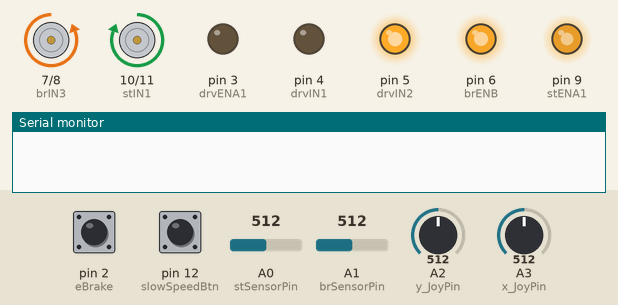
This sketch was run on a simulated Arduino Uno, built with avr-gcc and run on an emulated ATmega328P. Shown: motor-driver pin pairs drawn as motors (green arrow = first pin HIGH = forward, orange = second pin HIGH = backward, longer = more drive), output pins drawn as LEDs (lit = HIGH), the last lines printed to the serial monitor. The inputs (shaded band) are chosen by the test bench; at power-on: A0 (stSensorPin) = 512, A3 (x_JoyPin) = 512, pin 2 (eBrake) HIGH, A2 (y_JoyPin) = 512, pin 12 (slowSpeedBtn) HIGH, A1 (brSensorPin) = 512.

Above: at 1.2 s.
1.3 s: A0 (stSensorPin) set to 493
At 2.5 s:
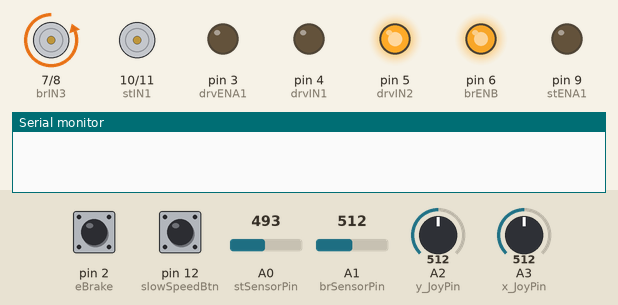
2.8 s: A3 (x_JoyPin) set to 687
4.5 s: A3 (x_JoyPin) set to 715
At 5.0 s:
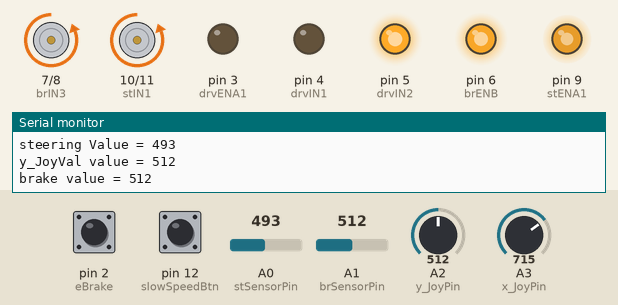
6.0 s: pin 2 (eBrake) pulled LOW for 0.15 s
At 6.07 s:
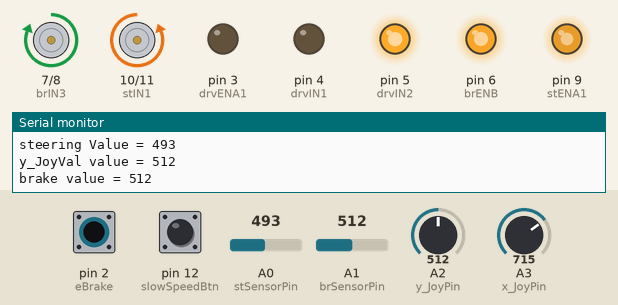
7.6 s: A2 (y_JoyPin) set to 686
9.1 s: A2 (y_JoyPin) set to 710
At 9.8 s:
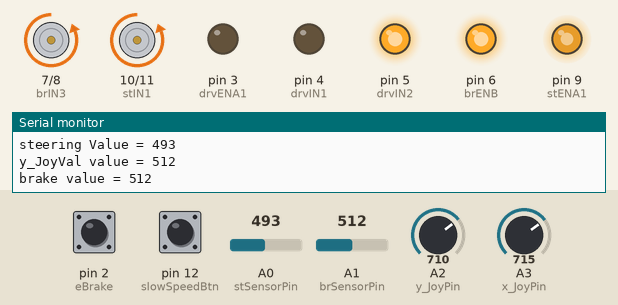
Timing chart, 0 to 11.6 s (numbered marks = the images above; inputs shaded):
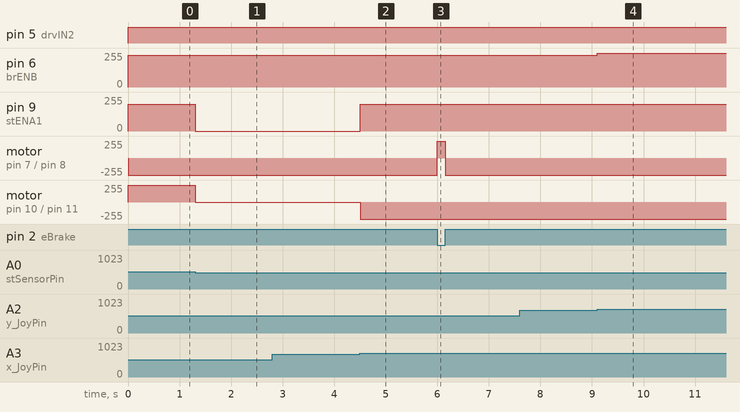

The sketch:

Ellas_Final_Version_Jan-31-2021.ino
```cpp
/*** NEW DEFINES FOR HIGH/LOW SPEED AND STEERING LIMIT ***/

#define STEERING_OFFSET 300  //make this 0 if not offsets will be used
#define SLOWSPEED  1.5      //this value is the divisor for the calculation of slow speed  speed=speed/SLOWSPEED eq. is located in MainDriveActuator()

#define DEBUG 1
#define CALIBRATION 0

#define STMIN 300
#define STMAX 700
#define DRVMIN 700
#define BRMAX 400

int brMoveToLimit(int);            //this function is used to calibrate the brake min & max values
void brDriveActuator(int, int);    //this function is used to drive the brake actuator to the setpoint
int stMoveToLimit(int);            //this function is used to calibrate the steering min and max values
void stDriveActuator(int, int);    //this function is used to control the steering actuator to the setpoint

void MainDriveActuator(int, int); //this function is used to control main drive motor
void YjoystickCalibration(void);
void XjoystickCalibration(void);
void brakeCalibration(void);
void steeringCalibration(void);  //this function is used to calibrate the steering actuator min & max values

#define FORWARD 1
#define EXTEND 1
#define RETRACT -1
#define STOP 0
#define MARGIN 10 //allowable margin of err between actual position and setpoint


   //steering actuator variables, if doing a calibration stMinReading & stMaxReading will change, you can change these to what works without doing a calibration
int stMinReading = 49;       //actual maximum fb value 0-1023
int stMaxReading = 949;       //actual minimum fb value 0-1023

int stSpeed = 200;           //this is the steering actuator speed value, can be changed
int stSetpoint = 50;         //dummy  setpoint value for steering actuator

//speed button
const uint8_t slowSpeedBtn = 12;

//E-Brake
const uint8_t eBrake = 2;    //locks the brake, disengages drive

//brake actuator variables - uses DROK dual H-bridge driver board
const uint8_t brIN3 = 7;     //in3  for direction
const uint8_t brIN4 = 8;     //in4  for direction
const uint8_t brENB = 6;     //enable pin: pwm this pin to change speed

const uint8_t brSensorPin = A1;  //brake feedback
int brSpeed = 240;           //brake actuator default speed, can be changed
int brSetpoint = 50;         //dummy brake setpoint value
int brSensorVal = 0;         //brake fb value 0 - 1023


  //brake actuator variables, if doing a calibration brMinReading & brMaxReading will change, you can change these to what works without doing a calibration
int brMinReading = 70;        //actual min. feedback value from brake (retracted)
int brMaxReading = 925;       //actual max. feedback value from brake (extended)


//drive motor-use sngl H-bridge driver board
const uint8_t drvENA1 = 3;
const uint8_t drvIN1 = 4;
const uint8_t drvIN2 = 5;
int drvSetpoint = 0;

//uses DROK dual H-bridge driver board (for testing)
//const uint8_t stIN1 = 7;         //in1 for direction
//const uint8_t stIN2 = 8;         //in2 for direction
//const uint8_t stENA1 = 6;        //enable pin (pwm)

const uint8_t stIN1 = 10;         //in1 for direction
const uint8_t stIN2 = 11;         //in2 for direction
const uint8_t stENA1 = 9;         //enable pin (pwm)

const uint8_t stSensorPin = A0;   //brake feedback pin
int stSensorVal = 0;              //brake fb value 0 - 1023

const uint8_t y_JoyPin = A2;      //this is the drive/brake axis of the joystick (Y axis)
const uint8_t x_JoyPin = A3;      //this is the steering axis of the joystick    (X axis)
int y_JoyVal, x_JoyVal = 199;         //value of joystick values in counts (0-1023)

int y_JoyVal_max = 1023, y_JoyVal_min = 0, y_JoyVal_center = 504; //default calibration values of brake/drive joystick
int x_JoyVal_max = 1023, x_JoyVal_min = 0, x_JoyVal_center = 512; //default calibration values of steering joystick


long unsigned prev = 0, prev1 = 0;
int skip = 0;


//finds a number that is linear deposed between two other numbers based on a ratio
int interpolate(int value, int in_min, int in_max, int out_min, int out_max) {
  int y = value - in_min;
  int x = in_max - in_min;
  int z = out_max - out_min;

  long out = ((long)y * (long)z) / x + out_min;

  return out;
}

void setup() {

  Serial.begin(9600);
  while (!Serial);               //wait until serial port is ready

  pinMode(slowSpeedBtn, INPUT_PULLUP); //

  pinMode(eBrake, INPUT_PULLUP);  //engages brake fully, disengages drive

  pinMode(brIN3, OUTPUT);        //these two pins control direction of actuator
  pinMode(brIN4, OUTPUT);        //for the brake actuator
  pinMode(brENB, OUTPUT);
  pinMode(brSensorPin, INPUT);   //fb pin from brake actuator
  digitalWrite(brENB, LOW);      //initially turn off brake actuator

  pinMode(stIN1, OUTPUT);        //these two pins control direction of actuator
  pinMode(stIN2, OUTPUT);        //for the steering actuator
  pinMode(stENA1, OUTPUT);
  pinMode(stSensorPin, INPUT);   //fb pin from steering actuator
  digitalWrite(stENA1, LOW);     //initially turn off steering actuator

  pinMode(drvENA1, OUTPUT);
  pinMode(drvIN1, OUTPUT);
  pinMode(drvIN2, OUTPUT);
  digitalWrite(drvENA1, LOW);     //initially turn off steering actuator

  //perform all the calibrations
#if CALIBRATION
  steeringCalibration();
  brakeCalibration();
  YjoystickCalibration(); //for brake & main drive
  XjoystickCalibration(); //for steering
#endif

  prev = millis();          //intialize prev for the 2 second display of setpoint values

}

void loop() {

  // display values
#if DEBUG
  if ((millis() - prev) > 3000) { //every two seconds print out the Brake setpoint and its actual value

    //if (y_JoyVal < 505)
    //stSetpoint=interpolate(x_JoyVal, x_JoyVal_min, x_JoyVal_max, stMinReading, stMaxReading);//calc setpoint
    Serial.print("Steering_SP = "); Serial.println(stSetpoint);
    //stSensorVal=analogRead(stSensorPin);
    Serial.print("steering Value = "); Serial.println(stSensorVal);
    Serial.print("y_JoyVal value = "); Serial.println(y_JoyVal);
    Serial.print("brake value = ");   Serial.println(brSensorVal);
    //Serial.print("stMinReadinge = "); Serial.println(stMinReading);
    //Serial.print("stMaxReading = "); Serial.println(stMaxReading);
    Serial.println();

    prev = millis();
  }
#endif

  //if eBrake is on stay in this loop-
  while (digitalRead(eBrake) == LOW) {
    drvSetpoint = 0;
    MainDriveActuator(FORWARD, drvSetpoint);  //disengage drive

    brSetpoint =  brMaxReading;
    brDriveActuator(RETRACT, brSpeed);   //apply brake
  }


  y_JoyVal = analogRead(y_JoyPin);     //y axis joystick controls the brake (joystick position 0-1023  ) & the main drive

  //BRAKE AND MAIN DRIVE CODE


  if (y_JoyVal < BRMAX)
    brSetpoint = interpolate(y_JoyVal, y_JoyVal_min, BRMAX, brMinReading, brMaxReading);

  else
    brSetpoint =  brMaxReading;


  brSensorVal = analogRead(brSensorPin);   //read brake feedback Sensor

  if ( (abs(brSetpoint - brSensorVal)) < MARGIN ) {
    brDriveActuator(STOP, brSpeed);
  }
  else if (brSetpoint < brSensorVal) { //retract brake actuator
    brDriveActuator(RETRACT, brSpeed);
  }
  else if (brSetpoint > brSensorVal) {  //extend brake actuator
    brDriveActuator(EXTEND, brSpeed);
  }


  //APPLY MOTOR DRIVE
  if (y_JoyVal > DRVMIN) {

    brDriveActuator(EXTEND, 255); //brMoveToLimit(EXTEND);  //turn brake off

    while ( (brSensorVal = analogRead(brSensorPin)) < 900); //while brake is engaged do not energize drive motor

    drvSetpoint = interpolate(y_JoyVal, DRVMIN, x_JoyVal_max, 0, 255);

  }
  else {
    drvSetpoint = 0 ;
  }

  MainDriveActuator(FORWARD, drvSetpoint);

  //STEERING CODE
  x_JoyVal = analogRead(x_JoyPin);     //joystick position 0-1023

  /*
       test code
    if((millis() - prev) > 3000){
        if (x_JoyVal ==199)
                x_JoyVal= 800;
        else if (x_JoyVal == 800)
                x_JoyVal = 199;
        prev=millis();
    }
  */

  //turn right
  if (x_JoyVal < STMIN)
    stSetpoint = interpolate(x_JoyVal, x_JoyVal_min, STMIN, stMinReading, (stMinReading + stMaxReading) / 2);

  //turn left
  else if (x_JoyVal > STMAX)
    stSetpoint = interpolate(x_JoyVal, STMAX, x_JoyVal_max, (stMinReading + stMaxReading) / 2, stMaxReading);

  else
    stSetpoint = (stMinReading + stMaxReading) / 2 ;

  stSensorVal = analogRead(stSensorPin);  //read brSensor;

  if ( (abs(stSetpoint - stSensorVal)) < MARGIN ) {
    stDriveActuator(STOP, stSpeed);
  }
  else if (stSetpoint < stSensorVal) {
    stDriveActuator(RETRACT, stSpeed);
  }
  else if (stSetpoint > stSensorVal) {
    stDriveActuator(EXTEND, stSpeed);
  }


}//loop

//controls the main drive motor.
//two states: forward ,  off
void MainDriveActuator(int Direction, int Speed) {  //this is for the steering acuator only


  if (digitalRead(slowSpeedBtn) == true)          //this is where the speed change is made if in slow speed mode
    Speed = float(Speed / SLOWSPEED);


  switch (Direction) {

    case 1:       //forward

      digitalWrite(drvIN2, 1);
      digitalWrite(drvIN1, 0);
      analogWrite(drvENA1, Speed);
      break;

    case 0:       //extend
      digitalWrite(drvIN2, 0);
      digitalWrite(drvIN1, 0);
      analogWrite(drvENA1, 0);
      break;

  }
}


//drives the steering actuator to the setpoint value
void stDriveActuator(int Direction, int Speed) {  //this is for the steering acuator only
  switch (Direction) {
    case 1:       //extension

      digitalWrite(stIN2, 1);
      digitalWrite(stIN1, 0);
      analogWrite(stENA1, Speed);
      break;

    case 0:       //stopping
      digitalWrite(stIN2, 0);
      digitalWrite(stIN1, 0);
      analogWrite(stENA1,  0);
      break;

    case -1:      //retraction
      digitalWrite(stIN2, 0);
      digitalWrite(stIN1, 1);
      analogWrite(stENA1, Speed);
      break;
  }
}

//this function sends proper signal to the driver board in order to reach the setpoint
void brDriveActuator(int Direction, int Speed) {
  switch (Direction) {
    case 1:       //extension

      digitalWrite(brIN4, 1);
      digitalWrite(brIN3, 0);
      analogWrite(brENB, Speed);
      break;

    case 0:       //stopping
      digitalWrite(brIN4, 0);
      digitalWrite(brIN3, 0);
      analogWrite(brENB,  0);
      break;

    case -1:      //retraction
      digitalWrite(brIN4, 0);
      digitalWrite(brIN3, 1);
      analogWrite(brENB, Speed);
      break;
  }
}


// finds the limit of the steering actuator feedback signal
// inputs: Direction values: EXTEND -1   RETRACT  1   */
int stMoveToLimit(int Direction) {

  int prevReading = 0;
  int currReading = 0;

  do {
    prevReading = currReading;
    stDriveActuator(Direction, 200);
    delay(100);                             //may have to change this value
    currReading = analogRead(stSensorPin);

    //if extening and limiting travel, then we want to end this routine when we are at 1023 -counts; counts is the user controlled variable
    if (!RETRACT)
      if (currReading >= 1023 - STEERING_OFFSET)
        break;
    //if retracting and limiting travel, then we want to end this routine when we are at 0 + counts; counts is the user controlled variable
    if (RETRACT)
      if (currReading <= STEERING_OFFSET)
        break;


  } while (prevReading != currReading);

  return currReading;
}


// finds the limit of the actuator feedback signal
// inputs: Direction values: EXTEND -1   RETRACT  1 */
int brMoveToLimit(int Direction) {

  int prevReading = 0;
  int currReading = 0;

  do {
    prevReading = currReading;
    brDriveActuator(Direction, 200);
    delay(200);
    currReading = analogRead(brSensorPin);
  } while (prevReading != currReading);

  return currReading;
}


// brake calibration function
void brakeCalibration() {

  Serial.print("Extending Brake Actuator to maximum ... ");
  delay(1000);
  brMoveToLimit(EXTEND);          //get brake drive actuator extend limit
  delay(5000);                    //give it time to get there
  brMaxReading = analogRead(brSensorPin);
  Serial.print("brake Max Reading is "); Serial.println(brMaxReading);
  delay(2000);

  Serial.print("Retracting Brake Actuator to minimum ... ");
  delay(1000);
  brMoveToLimit(RETRACT);
  delay(4000);
  brMinReading = analogRead(brSensorPin); //get brake drive actuator retract limit
  Serial.print("brake Min Reading is "); Serial.println(brMinReading);
  delay(2000);

  Serial.println("Extending Actuator to maximum (brake off)");
  delay(1000);
  brMoveToLimit(EXTEND);          //get brake drive actuator extend limit
  delay(8000);                    //give it time to get there
}


//steering calibration function
void steeringCalibration() {
  Serial.print("Extending Actuator to maximum ... ");
  delay(1000);
  stMoveToLimit(EXTEND);  //get brake drive actuator extend limit
  delay(4000);            //give it time to get there
  stMaxReading = analogRead(stSensorPin);
  Serial.print("stMaxReading is "); Serial.println(stMaxReading);

  Serial.print("Retracting Actuator to minimum ... ");
  delay(1000);
  stMoveToLimit(RETRACT);
  delay(4000);
  stMinReading = analogRead(stSensorPin); //get brake drive actuator retract limit
  Serial.print("stMinReading is "); Serial.println(stMinReading);
}

//joystick calibration routine Y AXIS (brake and drive motor)
void YjoystickCalibration(void) {

  int y_JoyVal_maxA = 0, y_JoyVal_minA = 1000;
  Serial.println("Lets Test brake/drive joystick");
  //delay(8000);
  Serial.println("Move joystick all the way forward");
  delay(5000);
  y_JoyVal_max = analogRead(y_JoyPin);
  Serial.print("Joystick max = "); Serial.println(y_JoyVal_max);
  Serial.println();
  Serial.println("Move joystick all the way back ");
  delay(5000);
  y_JoyVal_min = analogRead(y_JoyPin);     //joystick position 0-1023
  Serial.print("Joystick min = "); Serial.println(y_JoyVal_min);

  Serial.println();
  Serial.println("Release joystick (center joystick)");
  delay(3000);
  uint32_t prev = millis();

  //this loop tests the stability of the joystick by taking readings while the joy stick is centered
  //and not moving. The test lasts 3 seconds. We expect the counts to be close to the same from max to min
  while (millis() - prev < 3000) {  //for 3 seconds

    y_JoyVal_center = analogRead(y_JoyPin);     //read the Y axis position of the joystick
    delay(50);

    if (y_JoyVal_center < y_JoyVal_minA) {     //if joy < min value store new min value
      y_JoyVal_minA = y_JoyVal_center;
    }
    else if (y_JoyVal_center > y_JoyVal_maxA)  //if joy > max value store new max value
      y_JoyVal_maxA = y_JoyVal_center;
  }//while

  y_JoyVal_center = (y_JoyVal_maxA + y_JoyVal_minA) / 2; //this sets the joystick center position in counts which is later mapped to actuator max counts (brake off)

  Serial.println("The Counts below should about the same if not then something is not right with the joystick");
  Serial.print("Joystick min = "); Serial.println(y_JoyVal_minA);
  Serial.print("Joystick max = "); Serial.println(y_JoyVal_maxA);

  //lets display an error msg if the joystick is not stable
  if ( (abs(y_JoyVal_maxA - y_JoyVal_minA)) > 5)
    Serial.println("Error: Joystick is not stable");

}

//joystick calibration routine X AXIS (for steering)
void XjoystickCalibration(void) {
  int x_JoyVal_maxA = 0, x_JoyVal_minA = 1000;
  Serial.println("Lets Test steering joystick");
  //delay(8000);
  Serial.println("Move joystick all the way left");
  delay(5000);
  x_JoyVal_max = analogRead(x_JoyPin);
  Serial.print("Joystick max = "); Serial.println(x_JoyVal_max);
  Serial.println();
  Serial.println("Move joystick all the way right ");
  delay(5000);
  x_JoyVal_min = analogRead(x_JoyPin);     //joystick position 0-1023
  Serial.print("Joystick min = "); Serial.println(x_JoyVal_min);

  Serial.println();
  Serial.println("Release joystick (center joystick)");
  delay(3000);
  uint32_t prev = millis();

  //this loop tests the stability of the joystick by taking readings while the joy stick is centered
  //and not moving. The test lasts 3 seconds. We expect the counts to be close to the same from max to min
  while (millis() - prev < 2000) {  //for 3 seconds

    x_JoyVal_center = analogRead(x_JoyPin);     //read the Y axis position of the joystick
    delay(50);

    if (x_JoyVal_center < x_JoyVal_minA) {     //if joy < min value store new min value
      x_JoyVal_minA = x_JoyVal_center;
    }
    else if (x_JoyVal_center > x_JoyVal_maxA)  //if joy > max value store new max value
      x_JoyVal_maxA = x_JoyVal_center;
  }//while

  x_JoyVal_center = (x_JoyVal_maxA + x_JoyVal_minA) / 2; //this sets the joystick center position in counts which is later mapped to actuator max counts (brake off)

  Serial.println("The Counts below should about the same if not then something is not right with the joystick");
  Serial.print("Joystick min = "); Serial.println(x_JoyVal_minA);
  Serial.print("Joystick max = "); Serial.println(x_JoyVal_maxA);

  //lets display an error msg if the joystick is not stable
  if ( (abs(x_JoyVal_maxA - x_JoyVal_minA)) > 5)
    Serial.println("Error: Joystick is not stable");

}
```

Measured:
- the behaviour switches between 509 and 508 on A0 (stSensorPin) (found by bisection; images 0 and 1)
- the behaviour switches between 702 and 703 on A3 (x_JoyPin) (found by bisection; images 1 and 2)
- the behaviour switches between 700 and 701 on A2 (y_JoyPin) (found by bisection; images 3 and 4)
- after the input at 1.3 s, pin 9 (stENA1): 200/255 → 0/255 at once; motor on pin 10 (stIN1) / pin 11 (stIN2): forward 255/255 → stopped at once
- after the input at 4.5 s, pin 9 (stENA1): 0/255 → 200/255 at once; motor on pin 10 (stIN1) / pin 11 (stIN2): stopped → backward 255/255 at once
- after the input at 6.0 s, motor on pin 7 (brIN3) / pin 8 (brIN4): backward 255/255 → forward 255/255 at once, → backward 255/255 0.15 s later
- after the input at 7.6 s, every drawn part: stays the same
- after the input at 9.1 s, pin 6 (brENB): 240/255 → 255/255 at once
